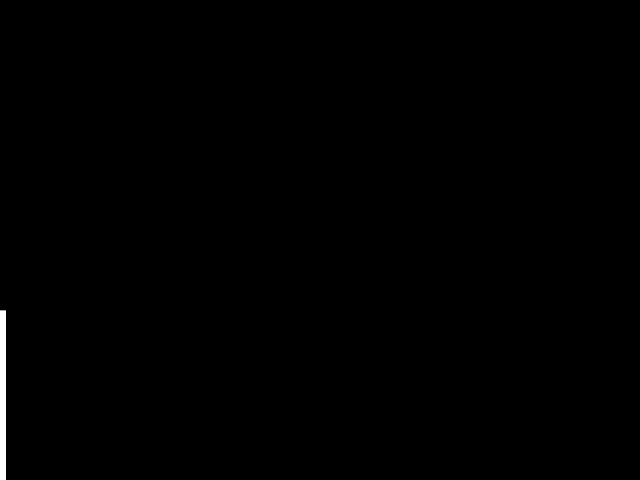
Frame 1 (no input)
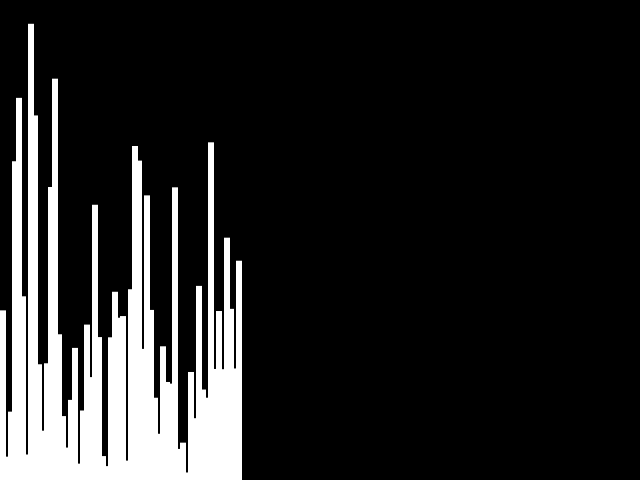
Frame 60 (the mouse pressed at the canvas centre just before this capture)
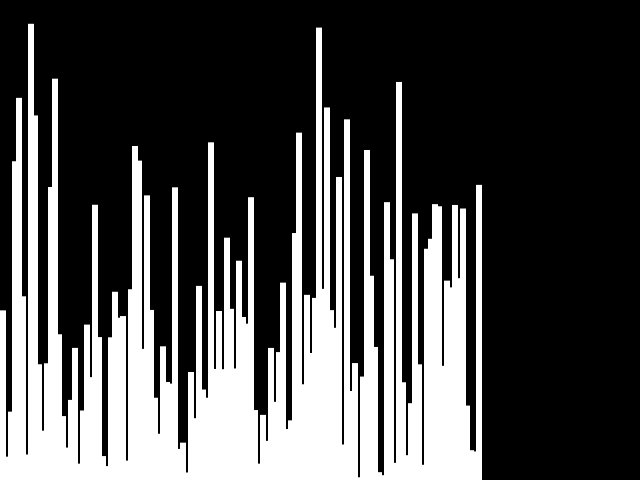
Frame 120 (the mouse held since frame 60 and released just before this capture)

The Processing sketch that drew these frames (run headless with seeded random() and noise(); from frame 60 on, the mouse is pressed at the canvas centre):

// Processing sketch: montecarloNeedles
// ── montecarloNeedles.pde
float r1;
float x = 0;
float y = 0;
float thresh;
int b = 255;
void setup() {
  size(640, 480);
  background(0);
  thresh = 0;
}

void draw() {
  if (b>0) {
    fill(b);
    y = montecarlo();
    y = map(y, 0, 1, thresh, height);
    println("x", x, "y", y);
    noStroke();
    rect(x, y, 6, height-y);
    x+=4;
    if (x>width) {
      thresh += 50;
      x = 0;
      b-=50;
    }
  }
}





float montecarlo() {
  //We do this “forever” until we find a qualifying random value.
  while (true) {
    //Pick a random value.
    float r1 = random(1);
    //Assign a probability.
    float probability = r1;
    //Pick a second random value.
    float r2 = random(1);

    //Does it qualify? If so, we’re done!
    if (r2 < probability) {

      println(r1);
      return r1;
    }
  }
}
